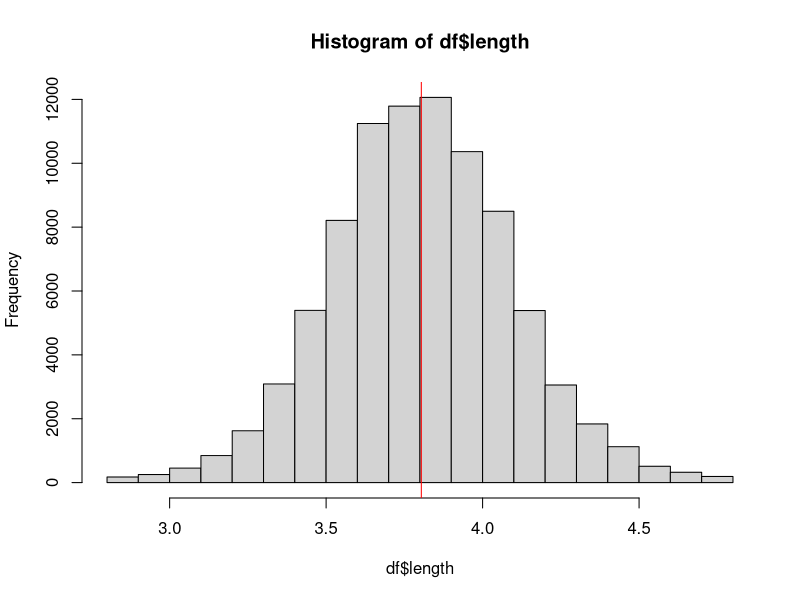
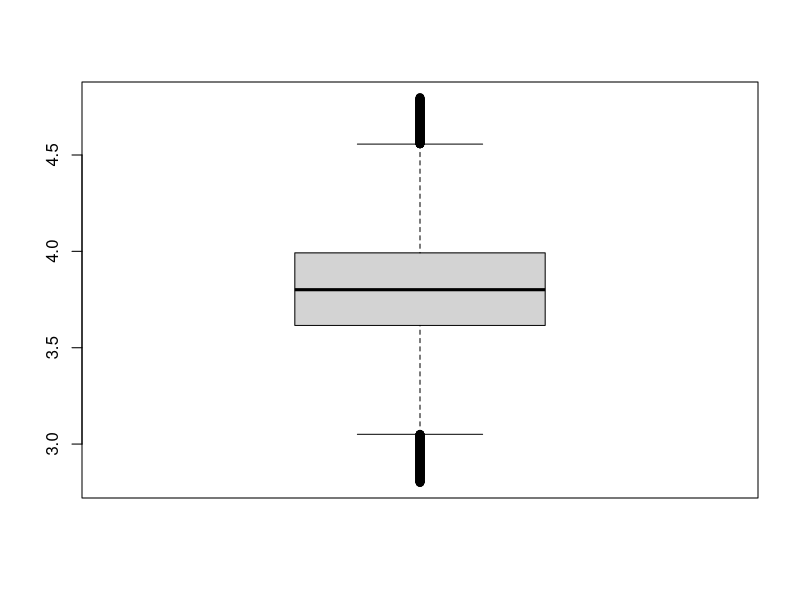

These figures' R source, in order:
## ---- chunk 1
df <- read.csv("flax_grains.csv")
## ---- chunk 2
hist(df$length)
abline (v  = mean(df$length), col = "red")
## ---- chunk 3
boxplot(df$length)
## ---- chunk 4
m <- mean(df$length)
m
md <- median(df$length)

